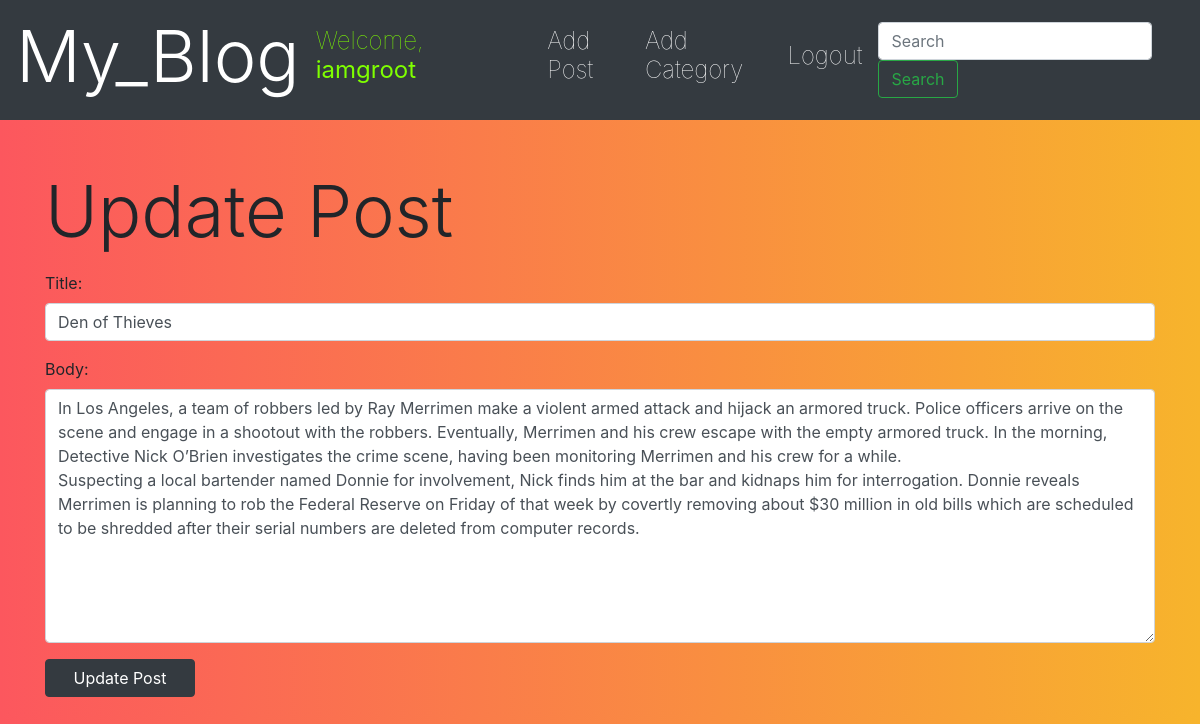
/article/edit/4 (signed in), run on the app's committed database.
### mainapp/models.py (models this page shows, shortened)
class Post(models.Model):
    title = models.CharField(max_length = 10000)
    author = models.ForeignKey(User, on_delete = models.CASCADE)
    body = models.TextField()
    post_date = models.DateTimeField(auto_now_add = True)
    category = models.CharField(max_length = 200, default = "movies-tvshows")

### mainapp/views.py (the view)
# urls.py: path('article/edit/<int:pk>', UpdatePostView.as_view(), name = 'update_post'),
class UpdatePostView(UpdateView):
    model = Post
    form_class = UpdateForm
    template_name = 'update_post.html'

### mainapp/forms.py
class UpdateForm(forms.ModelForm):
    class Meta:
        model = Post
        fields = ('title', 'body')
        widgets = {
            'title': forms.TextInput(attrs = {'class': 'form-control'}),
            'body': forms.Textarea(attrs = {'class': 'form-control'}),
        }

### mainapp/templates/update_post.html (shortened to what this page needs)
{% extends 'base.html' %}
{% block content %}
{% if user.is_authenticated %}
<div class = "container mt-5">
    <h1 class = "display-3"> Update Post </h1>
    <div class = "form-group">
        <form class = "mt-3" method = "POST">
            {{ form.as_p }}
            <button class = "btn btn-md btn-dark" style = "width: 150px;"> Update Post </button>
        </form>
    </div>
</div>
{% endif %}
{% endblock %}

### mainapp/templates/base.html (shortened to what this page needs)
<!DOCTYPE html>
<html lang="en">
<head>
    <link rel="stylesheet" href="https://cdn.jsdelivr.net/npm/bootstrap@4.5.3/dist/css/bootstrap.min.css">
    <link rel="stylesheet" href="https://use.fontawesome.com/releases/v5.15.3/css/all.css">
</head>
<body>
<nav class="navbar navbar-expand-lg navbar-dark bg-dark primary-color">
    <a class="navbar-brand" href="{% url 'home' %}">
        <h1 class = "display-3"> My_Blog </h1>
    </a>
    <div class="collapse navbar-collapse" id="basicExampleNav">
        {% if user.is_authenticated %}
        <div class = "mr-5">
            <h4 class = "display-5" style = "font-weight: lighter; color: #7FFF00;"> Welcome, <strong>{{user.username}}</strong> </h4>
        </div>
        <div class = "manual mr-3">
            <a href = "{% url 'add_post' %}"><h4 class = "display-5" style = "font-weight: lighter;"> Add Post </h4></a>
        </div>
        <div class = "manual mr-3">
            <a href = "{% url 'add_category' %}"><h4 class = "display-5" style = "font-weight: lighter;"> Add Category </h4></a>
        </div>
        <div class = "manual mr-3">
            <a href = "{% url 'logout' %}"><h4 class = "display-5" style = "font-weight: lighter;"> Logout </h4></a>
        </div>
        {% endif %}
        <form class="form-inline">
        <div class="md-form my-0">
            <input class="form-control me-2" type="search" placeholder="Search" aria-label="Search">
            <button class="btn btn-outline-success" type="submit">Search</button>
        </div>
        </form>
    </div>
</nav>
    {% block content %} {% endblock %}
</body>
</html>

### mainapp/templates/base.html (style rules this page uses)
body { background: rgba(54,217,182); background: linear-gradient(90deg, #fc575e, #f7b42c); }
body a { color: #fff; }

### data on the page
Post: title "Den of Thieves", body "In Los Angeles, a team of robbers led by Ray Merrimen make a violent armed attack and hijack an armored truck. Police officers arrive on the scene and engage in a shootout with the robbers. Eventually, Merrimen and his crew escape with the empty armored truck. In the morning, Detective Nick O’Brien investigates the crime scene, having been monitoring Merrimen and his crew for a while. Suspecting a local bartender named Donnie for involvement, Nick finds him at the bar and kidnaps him for interrogation. Donnie reveals Merrimen is planning to rob the Federal Reserve on Friday of that week by covertly removing about $30 million in old bills which are scheduled to be shredded after their serial…"

### other printed values
{{ user.username }} "iamgroot"
